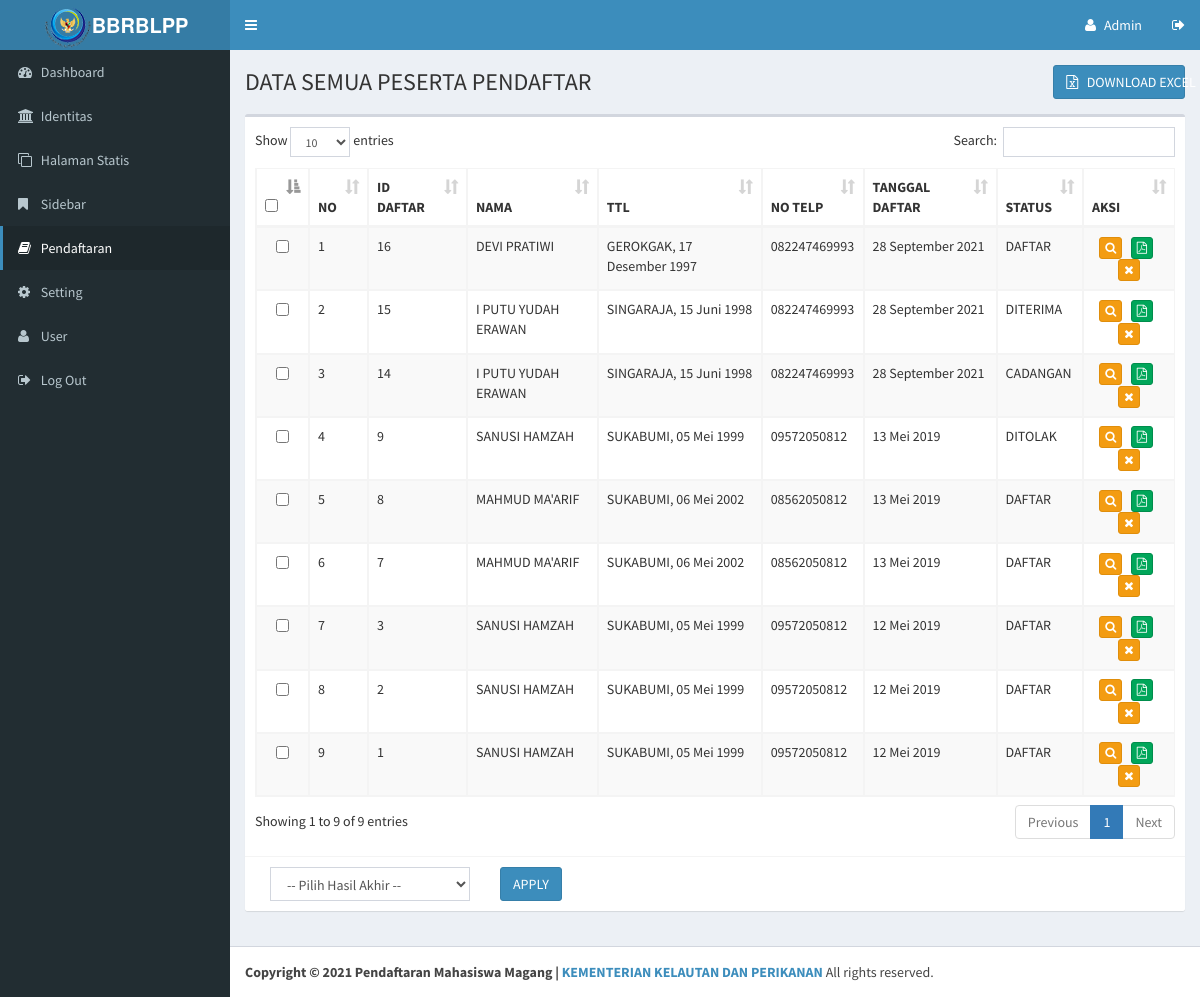
Page /adminppdbyashika/main.php?module=pendaftaran (signed in) on the committed database.
### tables this page shows
CREATE TABLE `siswa` (
  `id_siswa` int(11) NOT NULL,
  `nm_siswa` varchar(150) NOT NULL,
  `jk` enum('L','P') NOT NULL,
  `tmp_lahir` varchar(100) NOT NULL,
  `tgl_lahir` date NOT NULL,
  `agama` int(2) NOT NULL,
  `anak_ke` int(2) NOT NULL,
  `jml_sdr` int(2) NOT NULL,
  `alamat` varchar(100) NOT NULL,
  `rt` varchar(4) NOT NULL,
  `rw` varchar(4) NOT NULL,
  `kelurahan` varchar(50) NOT NULL,
  `kecamatan` varchar(100) NOT NULL,
  `kabupaten` varchar(100) NOT NULL,
  `kodepos` varchar(7) NOT NULL,
  `hp` varchar(15) NOT NULL,
  `email` varchar(50) NOT NULL,
  `tmp_tinggal` varchar(25) NOT NULL,
  `nm_sekolah` varchar(100) NOT NULL,
  `alamat_sekolah` varchar(150) NOT NULL,
  `nisn` varchar(50) NOT NULL,
  `nm_ayah` varchar(100) NOT NULL,
  `tmp_lahir_ayah` varchar(50) NOT NULL,
  `tgl_lahir_ayah` date NOT NULL,
  `alamat_ayah` varchar(100) NOT NULL,
  `pekerjaan_ayah` int(2) NOT NULL,
  `instansi_ayah` varchar(100) NOT NULL,
  `penghasilan_ayah` int(9) NOT NULL,
  `pendidikan_ayah` int(2) NOT NULL,
  `org_ayah` varchar(100) NOT NULL,
  `jbt_ayah` varchar(100) NOT NULL,
  `hp_ayah` varchar(25) NOT NULL,
  `email_ayah` varchar(50) NOT NULL,
  `nm_ibu` varchar(100) NOT NULL,
  `tmp_lahir_ibu` varchar(50) NOT NULL,
  `tgl_lahir_ibu` date NOT NULL,
  `alamat_ibu` varchar(100) NOT NULL,
  `pekerjaan_ibu` int(2) NOT NULL,
  `instansi_ibu` varchar(100) NOT NULL,
  `penghasilan_ibu` int(9) NOT NULL,
  `pendidikan_ibu` int(2) NOT NULL,
  `org_ibu` varchar(50) NOT NULL,
  `jbt_ibu` varchar(50) NOT NULL,
  `hp_ibu` varchar(25) NOT NULL,
  `email_ibu` varchar(50) NOT NULL,
  `nm_wali` varchar(100) NOT NULL,
  `tmp_lahir_wali` varchar(50) NOT NULL,
  `tgl_lahir_wali` date NOT NULL,
  `alamat_wali` varchar(100) NOT NULL,
  `pekerjaan_wali` int(2) NOT NULL,
  `instansi_wali` varchar(50) NOT NULL,
  `penghasilan_wali` int(9) NOT NULL,
  `pendidikan_wali` int(2) NOT NULL,
  `org_wali` varchar(50) NOT NULL,
  `jbt_wali` varchar(50) NOT NULL,
  `hp_wali` varchar(25) NOT NULL,
  `email_wali` varchar(50) NOT NULL,
  `status` varchar(25) NOT NULL,
  `tgl_daftar` datetime NOT NULL,
  `ip` varchar(50) NOT NULL,
  `file` varchar(100) NOT NULL
);

### config/library.php (called while the page is built, shortened)
<?php
function tgl_indo($tgl){
	$tanggal = substr($tgl,8,2);
	$bulan   = ambilbulan(substr($tgl,5,2));
	$tahun   = substr($tgl,0,4);
	return $tanggal.' '.$bulan.' '.$tahun;
}
function ambilbulan($bln){
  if ($bln=="01") return "Januari";
  elseif ($bln=="02") return "Februari";
  elseif ($bln=="03") return "Maret";
  elseif ($bln=="04") return "April";
  elseif ($bln=="05") return "Mei";
  elseif ($bln=="06") return "Juni";
  elseif ($bln=="07") return "Juli";
  elseif ($bln=="08") return "Agustus";
  elseif ($bln=="09") return "September";
  elseif ($bln=="10") return "Oktober";
  elseif ($bln=="11") return "November";
  elseif ($bln=="12") return "Desember";
}
?>

### adminppdbyashika/modul/mod_pendaftaran/pendaftaran.php (the view, shortened to what this page needs)
<?php
if (empty($_SESSION['namauser']) AND empty($_SESSION['passuser'])){
	echo "<script>alert('Untuk mengakses modul, Anda harus login dulu.'); window.location = 'index.php'</script>";
}
else{
	$aksi = "modul/mod_pendaftaran/aksi_pendaftaran.php";
?>
	<section class="content-header">
		<div class="row">
			<div class="col-xs-6">
				<span style="font-size:24px;">DATA SEMUA PESERTA PENDAFTAR</span>
			</div>
			<div class="col-xs-2 pull-right"><a href="<?php echo $aksi; ?>?module=pendaftaran&act=export-excel" class="btn btn-block btn-primary"><i class="fa fa-file-excel-o"></i> &nbsp; DOWNLOAD EXCEL</a></div>
		</div>
	</section>
	<section class="content">
		<div class="row">
		<div class="col-xs-12">
			<div class="box">
				<div class="box-body">
				  <form method="post" action="<?php echo $aksi; ?>?module=pendaftaran&act=ubahstatus">
					<table id="pendaftarandata" class="table table-bordered table-striped">
						<thead>
							<tr>
								<th><input type="checkbox" class="minimal" id="checkAll"></th>
								<th>NO</th>
								<th>ID DAFTAR</th>
								<th>NAMA</th>
								<th>TTL</th>
								<th>NO TELP</th>
								<th>TANGGAL DAFTAR</th>
								<th>STATUS</th>
								<th>AKSI</th>
							</tr>
						</thead>
						<tbody>
							<?php
							$mySql 	= "SELECT * FROM siswa, agama WHERE siswa.agama=agama.id_agama ORDER BY id_siswa DESC";
							$myQry 	= mysqli_query($colok, $mySql);
							$nomor  = 0;
							while($myData = mysqli_fetch_array($myQry)) {
								$nomor++;
							?>
								<tr>
									<td class="text-center"><input type="checkbox" class="minimal" id="cek[]" name="cek[]" value="<?php echo $myData['id_siswa']; ?>" /></td>
									<td><?php echo $nomor; ?></td>
									<td><?php echo $myData['id_siswa']; ?></td>
									<td><?php echo $myData['nm_siswa']; ?></td>
									<td><?php echo $myData['tmp_lahir'].", ".tgl_indo($myData['tgl_lahir']); ?></td>
									<td><?php echo $myData['hp']; ?></td>
									<td><?php echo tgl_indo($myData['tgl_daftar']); ?></td>
									<td><?php echo $myData['status']; ?></td>
									<td class="text-center">
										<a class="btn btn-warning btn-xs" alt="Lihat Data" title="Lihat Data" data-toggle="modal" data-target="#myModal<?php echo $myData['id_siswa']; ?>"><i class="fa fa-search"></i></a> &nbsp;
										<a href="../bukti-pendaftaran/<?php echo $myData['file']; ?>" class="btn btn-success btn-xs" target="_blank" alt="PDF File" title="PDF File"><i class="fa fa-file-pdf-o"></i></a> &nbsp;
										<a class="btn btn-warning btn-xs" href="<?php echo $aksi; ?>?module=pendaftaran&act=hapus&id=<?php echo $myData['id_siswa']; ?>" alt="Hapus Data" title="Hapus Data"><i class="fa fa-times"></i></a>
									</td>
								</tr>
							<?php
							}
							?>
						</tbody>
					</table>
				</div>
				<div class="box-footer">
					<div class="col-sm-3">
						<select name="statuspendaftaran" id="statuspendaftaran" class="form-control">
							<option>-- Pilih Hasil Akhir --</option>
						</select>
					</div>
					<div class="col-sm-1">
						<input name="applystatuspendaftaran" id="applystatuspendaftaran" type="submit" class="btn btn-primary" value="APPLY" />
					</div>
				</div>
			</div>
		</div>
		</div>
	</section>
<?php
}
?>

### adminppdbyashika/main.php (shortened to what this page needs)
<?php
if (empty($_SESSION['namauser']) AND empty($_SESSION['passuser'])){
	echo "<script>alert('Untuk mengakses modul, Anda harus login dulu.'); window.location = 'index.php'</script>";
}
else{
	include "header.php";
?>
<?php
include "menu.php";
?>
      <div class="content-wrapper">
		<?php include "content.php"; ?>
      </div>
<?php
include "footer.php";
}
?>

### adminppdbyashika/header.php (shortened to what this page needs)
<!DOCTYPE html>
<html>
  <head>
    <link rel="stylesheet" href="../bootstrap/css/bootstrap.min.css">
    <link rel="stylesheet" href="../bootstrap/css/font-awesome.min.css">
    <link rel="stylesheet" href="../plugins/daterangepicker/daterangepicker-bs3.css">
    <link rel="stylesheet" href="../plugins/iCheck/all.css">
    <link rel="stylesheet" href="../plugins/datatables/dataTables.bootstrap.css">
    <link rel="stylesheet" href="../plugins/select2/select2.min.css">
    <link rel="stylesheet" href="../dist/css/AdminLTE.min.css">
    <link rel="stylesheet" href="../dist/css/skins/_all-skins.min.css">
  </head>
  <body class="hold-transition skin-blue sidebar-mini">
    <div class="wrapper">
      <header class="main-header">
        <a href="main.php?module=home" class="logo">
          <span class="logo-lg"><img src="../plugins/img/kkppngpng.png" /><b>BBRBLPP</b></span>
        </a>
        <nav class="navbar navbar-static-top" role="navigation">
          <a href="#" class="sidebar-toggle" data-toggle="offcanvas" role="button">
          </a>
          <div class="navbar-custom-menu">
            <ul class="nav navbar-nav">
              <li class="dropdown user user-menu">
                <a href="#">
					<i class="fa fa-user"></i>
                  <span class="hidden-xs">Admin</span>
                </a>
              </li>
			  <li>
                <a href="logout.php" title="KELUAR"><i class="fa fa-sign-out"></i></a>
              </li>
            </ul>
          </div>
        </nav>
      </header>

### adminppdbyashika/menu.php
<?php
$module=$_GET['module'];
?>
<aside class="main-sidebar">
    <section class="sidebar">
        <ul class="sidebar-menu">
            <li class="<?php if($module=="home") echo "active"; ?>"><a href="main.php?module=home" title="Halaman Utama"><i class="fa fa-dashboard"></i> <span>Dashboard</span></a></li>
			<li class="<?php if($module=="identitas") echo "active"; ?>"><a href="main.php?module=identitas" title="Identitas"><i class="fa fa-bank"></i> <span>Identitas</span></a></li>
			<li class="<?php if($module=="halaman") echo "active"; ?>"><a href="main.php?module=halaman" title="Halaman Statis"><i class="fa fa-clone"></i> <span>Halaman Statis</span></a></li>
			<li class="<?php if($module=="sidebar") echo "active"; ?>"><a href="main.php?module=sidebar" title="Sidebar"><i class="fa fa-bookmark"></i> <span>Sidebar</span></a></li>
			<li class="<?php if($module=="pendaftaran") echo "active"; ?>"><a href="main.php?module=pendaftaran" title="Pendaftaran"><i class="fa fa-book"></i> <span>Pendaftaran</span></a></li>
			<li class="<?php if($module=="setting") echo "active"; ?>"><a href="main.php?module=setting" title="setting"><i class="fa fa-gear"></i> <span>Setting</span></a></li>
			<li class="<?php if($module=="user") echo "active"; ?>"><a href="main.php?module=user" title="User"><i class="fa fa-user"></i> <span>User</span></a></li>
			<li><a href="logout.php" title="Log Out"><i class="fa fa-sign-out"></i> <span>Log Out</span></a></li>
        </ul>
    </section>
</aside>

### adminppdbyashika/content.php (shortened to what this page needs)
<?php
if (empty($_SESSION['namauser']) AND empty($_SESSION['passuser'])){
	echo "<script>alert('Untuk mengakses modul, Anda harus login dulu.'); window.location = 'index.php'</script>";
}
else{
	include "../config/library.php";
	if ($_GET['module']=='home'){
		if ($_SESSION['leveluser']=='admin' OR $_SESSION['leveluser']=='user'){
			include "modul/mod_home/home.php";
		}
	}
	elseif ($_GET['module']=='identitas'){
		if ($_SESSION['leveluser']=='admin'){
			include "modul/mod_identitas/identitas.php";
		}
	}
	elseif ($_GET['module']=='halaman'){
		if ($_SESSION['leveluser']=='admin'){
			include "modul/mod_halaman/halaman.php";
		}
	}
	elseif ($_GET['module']=='sidebar'){
		if ($_SESSION['leveluser']=='admin'){
			include "modul/mod_sidebar/sidebar.php";
		}
	}
	elseif ($_GET['module']=='pendaftaran'){
		if ($_SESSION['leveluser']=='admin'){
			include "modul/mod_pendaftaran/pendaftaran.php";
		}
	}
	elseif ($_GET['module']=='pendaftarditerima'){
		if ($_SESSION['leveluser']=='admin'){
			include "modul/mod_pendaftaran/pendaftaran_diterima.php";
		}
	}
	elseif ($_GET['module']=='pendaftarditolak'){
		if ($_SESSION['leveluser']=='admin'){
			include "modul/mod_pendaftaran/pendaftaran_ditolak.php";
		}
	}
	elseif ($_GET['module']=='pendaftarcadangan'){
		if ($_SESSION['leveluser']=='admin'){
			include "modul/mod_pendaftaran/pendaftaran_cadangan.php";
		}
	}
	elseif ($_GET['module']=='pendaftar-ma'){
		if ($_SESSION['leveluser']=='admin'){
			include "modul/mod_pendaftaran/pendaftaran_ma.php";
		}
	}
	elseif ($_GET['module']=='pendaftar-smk'){
		if ($_SESSION['leveluser']=='admin'){
			include "modul/mod_pendaftaran/pendaftaran_smk.php";
		}
	}
	elseif ($_GET['module']=='pendaftar-mondok'){
		if ($_SESSION['leveluser']=='admin'){
			include "modul/mod_pendaftaran/pendaftaran_mondok.php";
		}
	}
	elseif ($_GET['module']=='pendaftar-tidak-mondok'){
		if ($_SESSION['leveluser']=='admin'){
			include "modul/mod_pendaftaran/pendaftaran_tidak_mondok.php";
		}
	}
	elseif ($_GET['module']=='setting'){
		if ($_SESSION['leveluser']=='admin'){
			include "modul/mod_setting/setting.php";
		}
	}
	elseif ($_GET['module']=='user'){
		if ($_SESSION['leveluser']=='admin' OR $_SESSION['leveluser']=='user'){
			include "modul/mod_user/user.php";
		}
	}
}
?>

### adminppdbyashika/footer.php (shortened to what this page needs)
      <footer class="main-footer">
        <strong>Copyright &copy; 2021 Pendaftaran Mahasiswa Magang | <a href="https://www.kkp.go.id//" target="_blank"><b>KEMENTERIAN KELAUTAN DAN PERIKANAN</b></a></strong> All rights reserved.
      </footer>
    </div>
  </body>
</html>

### rows in the picture
siswa: id_siswa "16", nm_siswa "DEVI PRATIWI", tmp_lahir "GEROKGAK", tgl_lahir "17 Desember 1997", hp "082247469993", tgl_daftar "28 September 2021", status "DAFTAR"
siswa: id_siswa "15", nm_siswa "I PUTU YUDAH ERAWAN", tmp_lahir "SINGARAJA", tgl_lahir "15 Juni 1998", hp "082247469993", tgl_daftar "28 September 2021", status "DITERIMA"
siswa: id_siswa "14", nm_siswa "I PUTU YUDAH ERAWAN", tmp_lahir "SINGARAJA", tgl_lahir "15 Juni 1998", hp "082247469993", tgl_daftar "28 September 2021", status "CADANGAN"
siswa: id_siswa "9", nm_siswa "SANUSI HAMZAH", tmp_lahir "SUKABUMI", tgl_lahir "05 Mei 1999", hp "09572050812", tgl_daftar "13 Mei 2019", status "DITOLAK"
siswa: id_siswa "8", nm_siswa "MAHMUD MA'ARIF", tmp_lahir "SUKABUMI", tgl_lahir "06 Mei 2002", hp "08562050812", tgl_daftar "13 Mei 2019", status "DAFTAR"
siswa: id_siswa "7", nm_siswa "MAHMUD MA'ARIF", tmp_lahir "SUKABUMI", tgl_lahir "06 Mei 2002", hp "08562050812", tgl_daftar "13 Mei 2019", status "DAFTAR"
siswa: id_siswa "3", nm_siswa "SANUSI HAMZAH", tmp_lahir "SUKABUMI", tgl_lahir "05 Mei 1999", hp "09572050812", tgl_daftar "12 Mei 2019", status "DAFTAR"
siswa: id_siswa "2", nm_siswa "SANUSI HAMZAH", tmp_lahir "SUKABUMI", tgl_lahir "05 Mei 1999", hp "09572050812", tgl_daftar "12 Mei 2019", status "DAFTAR"
siswa: id_siswa "1", nm_siswa "SANUSI HAMZAH", tmp_lahir "SUKABUMI", tgl_lahir "05 Mei 1999", hp "09572050812", tgl_daftar "12 Mei 2019", status "DAFTAR"
